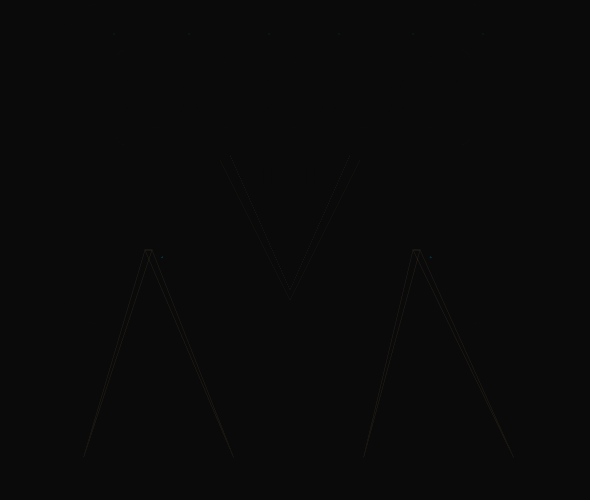
Frame 1 (no input)
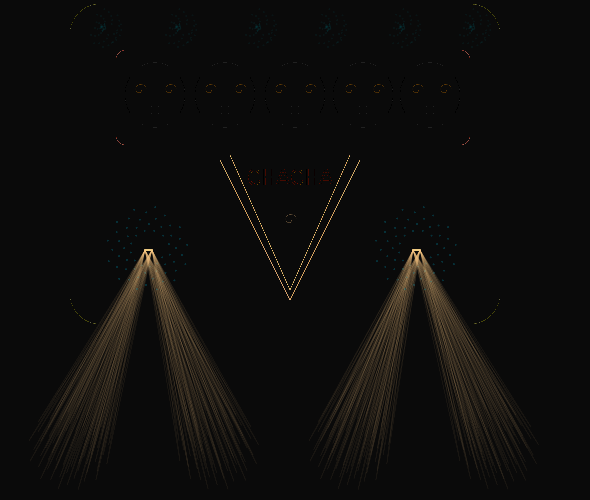
Frame 60 (no input)
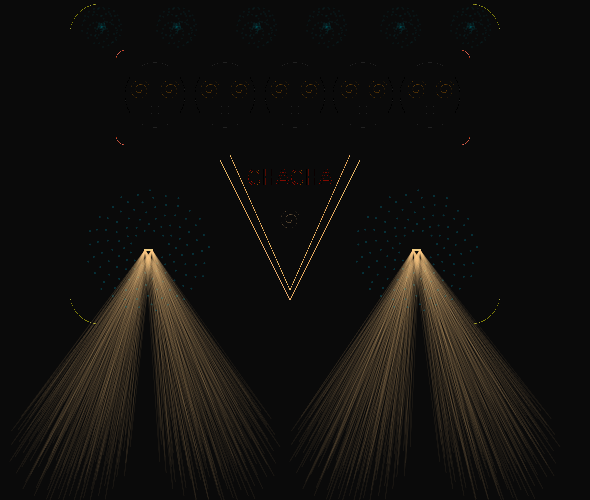
Frame 120 (the mouse pressed at the canvas centre since frame 60)

The p5.js sketch that drew these frames (run headless with seeded random() and noise() and a simulated clock; from frame 60 on, the mouse is pressed at the canvas centre):

// p5.js sketch
// ── sketch.js
var angle0=0;
var angle1=0;
var radius0 = 12;
var radius1 = 8;

var radius2 = 50;
var radius3 = 15;
var angle2 = 0;
var angle3 = 0;

var radius4 = 10;
var radius5 = 1;
var angle4 = 0;
var angle5 = 0;

var xx = 0
var yy = 0


function setup() { 
  createCanvas(590, 500);
  
  pixelDensity(3)
  background(10,10,10)
  
  
  
 
// setInterval(chacha,100)
  
 
} 

function draw() { 
  //setInterval(chacha,10)
  
  push()
  //fill(190,140,0,50)
  noFill()
  strokeWeight(0.1)
  stroke(200,140,0,10)
  textFont("monospace", 24)
  text("CHA", 247, 185);
  pop()
  
  push()
  //fill(190,140,0,50)
  noFill()
  strokeWeight(0.1)
  stroke(200,140,0,10)
  textFont("monospace", 24)
  text("CHA", 290, 185);
  pop()
  
  
  chacha(xx,yy);
  
}

function chacha(xx,yy){
  

  noFill() 
  strokeWeight(0.5)
  stroke(255,180,150,1.8)
  
  rect(70,4,430,320,30)
  
  
  noFill()
  stroke(random(240,250),random(100,180),random(100,150),4)
  strokeWeight(0.5)
  rect(116,50,354,95,10)
  

  //heads
  fill(10,10,10,1)
  stroke(100,100,100,4)
  ellipse(155,95,60,65)
  ellipse(225,95,60,65)
  ellipse(295,95,60,65)
  ellipse(363,95,60,65)
  ellipse(430,95,60,65)
  
 //mouths
  ellipse(155,110,15,8)
  ellipse(225,110,15,8)
  ellipse(295,110,15,8)
  ellipse(363,110,15,8)
  ellipse(430,110,15,8)
  
  
  
  
  angle0+=0.54;
  angle1+=0.5;
  
  angle2+=0.01;
  angle3+=0.5;
  
  angle4+=0.01;
  angle5+=0.1;
  //background(220);
  
  push()
  var y1 = sin(angle0)*radius0;
  var x0 = cos(angle1)*(radius1+y1);
  var y0 = sin(angle1)*(radius1+y1);
  translate(width/3-95, height-473);
  stroke(0,135,158,20)
  strokeWeight(2)
  point (x0,y0);
  
  pop()
  
  push()
  translate(width/3-20, height-473);
  stroke(0,135,158,20)
  strokeWeight(2)
  point (x0,y0);
  pop()
  
  push()
  translate(width/3+60, height-473);
  stroke(0,135,158,20)
  strokeWeight(2)
  point (x0,y0);
  pop()

  push()
  translate(width/3+130, height-473);
  stroke(0,135,158,20)
  strokeWeight(2)
  point (x0,y0);
  pop()
  
  push()
  translate(width/3+204, height-473);
  stroke(0,135,158,20)
  strokeWeight(2)
  point (x0,y0);
  pop()
  
  push()
  translate(width/3+274, height-473);
  stroke(0,135,158,20)
  strokeWeight(2)
  point (x0,y0);
  pop()
  
  //blue headlights
  push()
  var y2 = sin(angle2)*radius2;
  var x1 = cos(angle3)*(radius3+y2);
  var y3 = sin(angle3)*(radius3+y2);
  stroke(0,135,158,80)
  strokeWeight(2)
  translate(width/3-48,height/2)
  point(x1,y3)
  pop()
  
    push()
  stroke(0,135,158,80)
  strokeWeight(2)
  translate(width-173,height/2)
  point(x1,y3)
  pop()
  
  //stroke(250,190,194,10)
  strokeWeight(1)
  stroke(255,202,135,15)
  //fill(160,160,160,2)
  noFill()

  //headlights
  triangle(x1+70,y3+450,145,250,152,250)
  triangle(x1+220,y3+450,145,250,152,250)
  
  triangle(x1+350,y3+450,413,250,420,250)
  triangle(x1+500,y3+450,413,250,420,250)
  
  strokeWeight(0.5)
  triangle(220,160,360,160,290,300)
  triangle(230,155,350,155,290,290)
  
   push()
  var y4 = sin(angle4)*radius4;
  var x2 = cos(angle5)*(radius5+y4);
  var y5 = sin(angle5)*(radius5+y4);
  translate(width/2-5, height-280);
  stroke(255,202,135,100)
  strokeWeight(0.5)
  point (x2,y5);
  
 
  
  pop()
  
  
  //eyes 
  push()
  translate(width-450, height-410);
  //stroke(255,255,135,100)
  
  stroke(240,140,0,100)
  strokeWeight(0.5)
  point (x2,y5);
  pop()
  
  push()
  translate(width-420, height-410);
  stroke(240,140,0,100)
  strokeWeight(0.5)
  point (x2,y5);
  pop()
  
    push()
  translate(width-380, height-410);
  stroke(240,140,0,100)
  strokeWeight(0.5)
  point (x2,y5);
  pop()
  
    push()
  translate(width-350, height-410);
  stroke(240,140,0,100)
  strokeWeight(0.5)
  point (x2,y5);
  pop()
  
   push()
  translate(width-310, height-410);
  stroke(240,140,0,100)
  strokeWeight(0.5)
  point (x2,y5);
  pop()
  
   push()
  translate(width-280, height-410);
  stroke(240,140,0,100)
  strokeWeight(0.5)
  point (x2,y5);
  pop()
  
  push()
  translate(width-240, height-410);
  stroke(240,140,0,100)
  strokeWeight(0.5)
  point (x2,y5);
  pop()
  
  push()
  translate(width-212, height-410);
  stroke(240,140,0,100)
  strokeWeight(0.5)
  point (x2,y5);
  pop()
  
  push()
  translate(width-173, height-410);
  stroke(240,140,0,100)
  strokeWeight(0.5)
  point (x2,y5);
  pop()
  
   push()
  translate(width-145, height-410);
  stroke(240,140,0,100)
  strokeWeight(0.5)
  point (x2,y5);
  pop()
 



}
